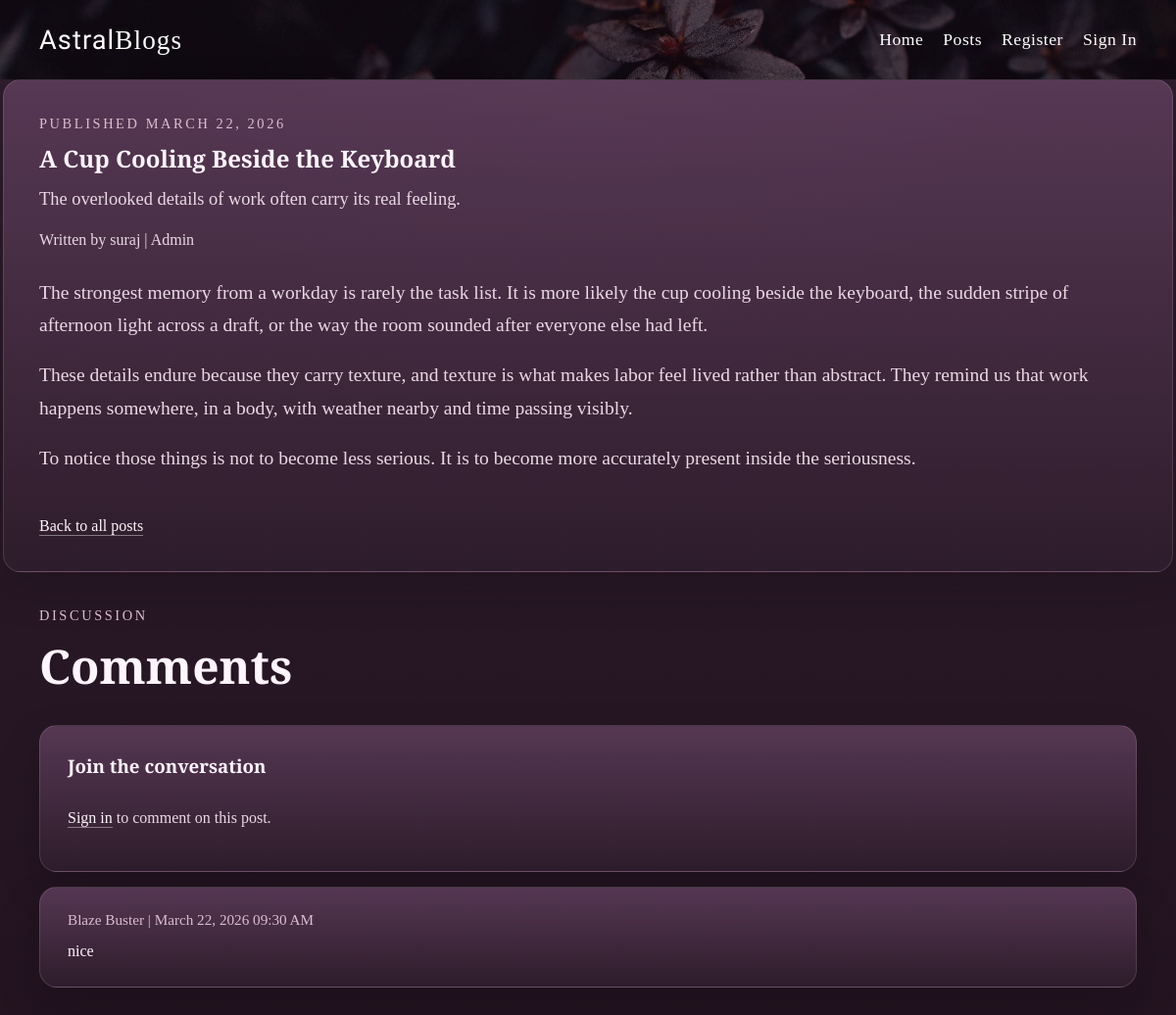
Screenshot of /posts/20 with the database file from the repository.
### main.py (models this page shows)
class Post(db.Model):
    __tablename__ = "posts"
    id: Mapped[int] = mapped_column(primary_key=True)
    title: Mapped[str] = mapped_column(db.String(180), nullable=False)
    subtitle: Mapped[str] = mapped_column(db.String(240), nullable=False)
    content: Mapped[str] = mapped_column(db.Text, nullable=False)
    created_at: Mapped[datetime] = mapped_column(default=datetime.utcnow, nullable=False)
    author_id: Mapped[int] = mapped_column(db.ForeignKey("users.id"), nullable=False)
    author: Mapped[User] = relationship(back_populates="posts")
    comments: Mapped[list["Comment"]] = relationship(
        back_populates="post",
        cascade="all, delete-orphan",
        order_by="Comment.created_at.desc()",
    )

class User(db.Model):
    __tablename__ = "users"
    id: Mapped[int] = mapped_column(primary_key=True)
    name: Mapped[str] = mapped_column(db.String(120), nullable=False)
    email: Mapped[str] = mapped_column(db.String(255), unique=True, nullable=False)
    password_hash: Mapped[str] = mapped_column(db.String(255), nullable=False)
    created_at: Mapped[datetime] = mapped_column(default=datetime.utcnow, nullable=False)
    posts: Mapped[list["Post"]] = relationship(back_populates="author", cascade="all, delete-orphan")
    comments: Mapped[list["Comment"]] = relationship(back_populates="author", cascade="all, delete-orphan")

class Comment(db.Model):
    __tablename__ = "comments"
    id: Mapped[int] = mapped_column(primary_key=True)
    content: Mapped[str] = mapped_column(db.Text, nullable=False)
    created_at: Mapped[datetime] = mapped_column(default=datetime.utcnow, nullable=False)
    author_id: Mapped[int] = mapped_column(db.ForeignKey("users.id"), nullable=False)
    post_id: Mapped[int] = mapped_column(db.ForeignKey("posts.id"), nullable=False)
    author: Mapped[User] = relationship(back_populates="comments")
    post: Mapped[Post] = relationship(back_populates="comments")

### main.py (the view, shortened to what this page needs)
@app.route("/posts/<int:post_id>", methods=["GET", "POST"])
def show_post(post_id):
    post = db.get_or_404(Post, post_id)
    comment_form = CommentForm()
    return render_template("blog.html", page_title=post.title, post=post, comment_form=comment_form)

### main.py (called while the page is built)
def is_admin(user):
    return bool(user and user.email == ADMIN_EMAIL and user.name.strip().lower() == ADMIN_NAME)

def can_manage_post(user, post):
    return bool(user and (is_admin(user) or post.author_id == user.id))

@app.before_request
def load_current_user():
    user_id = session.get("user_id")
    g.current_user = db.session.get(User, user_id) if user_id else None

@app.context_processor
def inject_current_user():
    current_user = g.get("current_user")
    return {
        "current_user": current_user,
        "is_admin_user": is_admin(current_user),
        "can_manage_post": can_manage_post,
    }

### templates/blog.html (shortened to what this page needs)
{% extends "base.html" %}
{% block page_css %}
    <link rel="stylesheet" href="{{ url_for('static', filename='css/blog_style.css') }}">
{% endblock %}
{% block body %}
    <article class="page-shell post-detail">
        <p class="section-kicker">Published {{ post.created_at.strftime("%B %d, %Y") }}</p>
        <h1>{{ post.title }}</h1>
        <p class="detail-subtitle">{{ post.subtitle }}</p>
        <p class="post-meta">Written by {{ post.author.name }}{% if post.author.email == "suraj.astralcode.ai@gmail.com" %} | Admin{% endif %}</p>
        <div class="post-body">{{ post.content|safe }}</div>
        <div class="post-actions">
            <a class="text-link" href="{{ url_for('posts') }}">Back to all posts</a>
        </div>
    </article>
    <section class="page-shell comment-shell">
        <div class="section-heading">
            <p class="section-kicker">Discussion</p>
            <h2>Comments</h2>
        </div>
        {% if current_user %}
        <form class="comment-form" method="post">
            {{ comment_form.hidden_tag() }}
            <label for="comment">{{ comment_form.comment.label.text }}</label>
            {{ comment_form.comment(rows=5, placeholder="Write a thoughtful response to this post...") }}
            {{ comment_form.submit() }}
        </form>
        {% else %}
        <div class="empty-state">
            <h3>Join the conversation</h3>
            <p><a class="text-link" href="{{ url_for('login') }}">Sign in</a> to comment on this post.</p>
        </div>
        {% endif %}
        {% if post.comments %}
        <div class="comment-list">
            {% for comment in post.comments %}
            <article class="comment-card">
                <p class="comment-meta">{{ comment.author.name }} | {{ comment.created_at.strftime("%B %d, %Y %I:%M %p") }}</p>
                <p class="comment-text">{{ comment.content }}</p>
            </article>
            {% endfor %}
        </div>
        {% else %}
        <div class="empty-state">
            <h3>No comments yet</h3>
            <p>Be the first reader to leave a response.</p>
        </div>
        {% endif %}
    </section>
{% endblock %}

### static/css/home_header_style.css (style rules this page uses)
body { margin: 0; color: #f4ecf4; background: radial-gradient(circle at top, rgba(120, 83, 116, 0.22), transparent 35%), linear-gradient(180deg, #2f1d2d 0%, #22131f 100%); font-family: "Cormorant Garamond", Georgia, serif; }

### static/css/blog_style.css (style rules this page uses)
.page-shell { max-width: 1120px; margin: 0 auto; padding: 72px 24px 0; }
.section-heading { margin-bottom: 28px; }
.section-kicker { margin: 0 0 10px; color: #dcbdd0; letter-spacing: 0.18em; text-transform: uppercase; font-size: 0.9rem; }
.section-heading h1, .section-heading h2 { margin: 0; color: #fff5fc; font-size: clamp(2.4rem, 4vw, 3.6rem); }
.post-card, .empty-state, .post-form, .post-detail, .comment-form, .comment-card { background: linear-gradient(180deg, rgba(94, 61, 91, 0.86), rgba(46, 29, 44, 0.94)); border: 1px solid rgba(240, 221, 231, 0.14); border-radius: 18px; box-shadow: 0 18px 40px rgba(14, 8, 13, 0.22); }
.post-card h2, .post-card h3, .post-detail h1, .empty-state h3 { margin: 0; color: #fff5fc; }
.post-meta, .post-subtitle, .detail-subtitle, .post-body p, .empty-state p { color: #ead9e5; }
.post-meta { margin-top: 0; margin-bottom: 10px; font-size: 1rem; }
.post-subtitle, .detail-subtitle { margin-top: 12px; line-height: 1.5; font-size: 1.15rem; }
.text-link { display: inline-block; margin-top: 16px; color: #fff5fc; text-decoration: none; border-bottom: 1px solid rgba(255, 255, 255, 0.4); }
.post-actions { display: flex; gap: 18px; align-items: center; flex-wrap: wrap; }
.empty-state { padding: 28px; }
.post-detail { padding: 36px; }
.post-body { margin: 28px 0; }
.post-body p { margin: 0 0 18px; font-size: 1.22rem; line-height: 1.7; }
.comment-shell { padding-top: 36px; }
.comment-list { margin-top: 15px; display: grid; gap: 18px; }
.comment-card { padding: 24px 28px; }
.comment-meta { margin: 0 0 10px; color: #dcbdd0; font-size: 0.95rem; }
.comment-text { margin: 0; color: #fff5fc; line-height: 1.6; white-space: pre-wrap; }

### rows the page displays
Post: created_at "MARCH 22, 2026", title "A Cup Cooling Beside the Keyboard", subtitle "The overlooked details of work often carry its real feeling.", content "The strongest memory from a workday is rarely the task list. It is more likely the cup cooling beside the keyboard, the sudden stripe of afternoon light across a draft, or the way the room sounded after everyone else had left. These details endure because they carry texture, and texture is what makes labor feel lived rather than abstract. They remind us that work happens somewhere, in a body, with weather nearby and time passing visibly. To notice those things is not to become less serious. It is to become more accurately present inside the seriousness."
User: author.name "suraj"
Comment: author.name "Blaze Buster", created_at "March 22, 2026 09:30 AM", content "nice"
